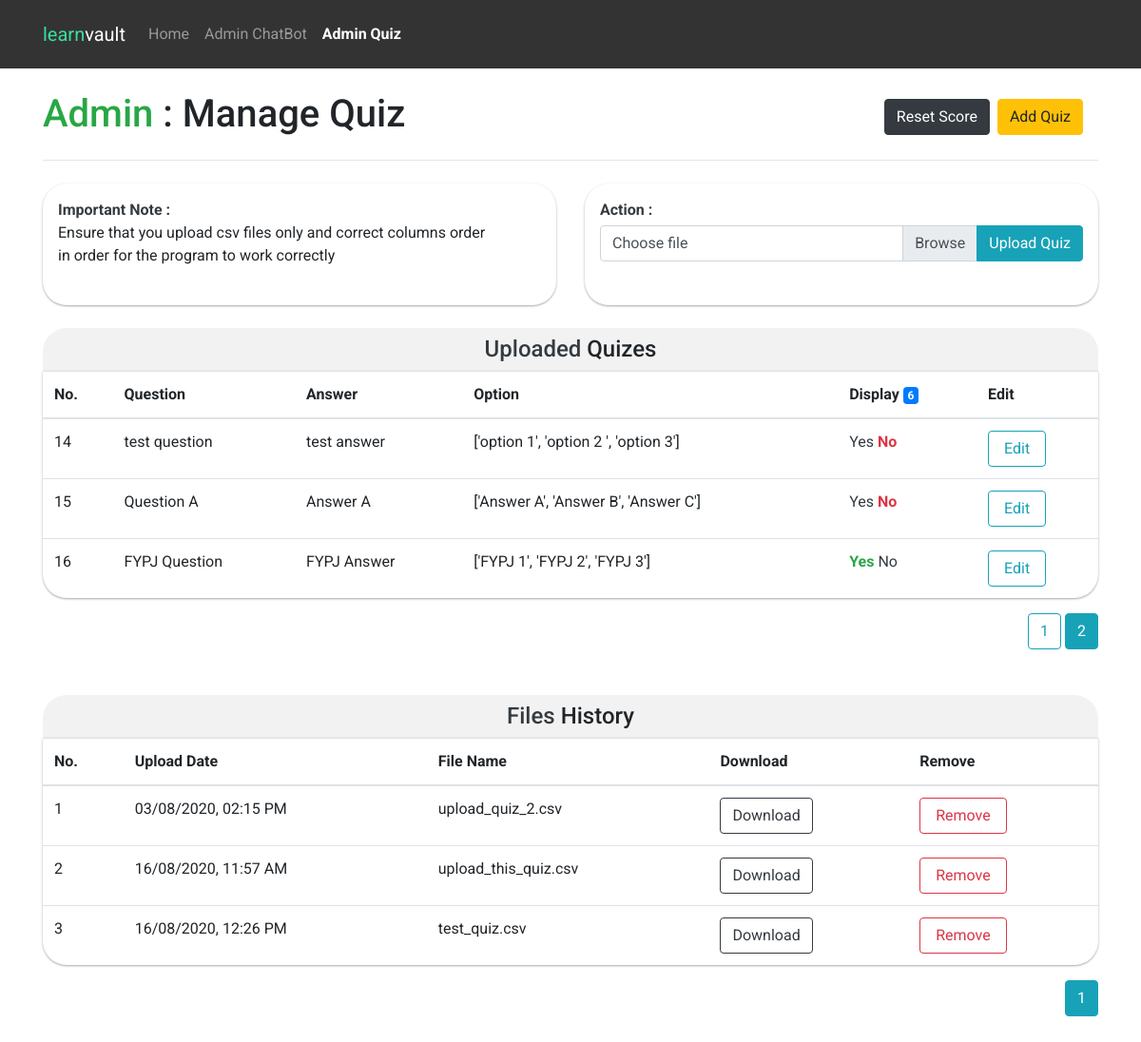
Page /admin_quiz?page=2 on the committed database.
### main.py (models this page shows)
class savedQuizes(db.Model):
    id = db.Column(db.Integer, primary_key=True)
    question = db.Column(db.String(100))
    answer = db.Column(db.String(200))
    isSelected = db.Column(db.Integer, default=0)
    options = db.Column(db.String(500))

class Quizes(db.Model):
    id = db.Column(db.Integer, primary_key=True)
    fileName = db.Column(db.String(100))
    date = db.Column(db.String(20))

### main.py (the view)
@app.route("/admin_quiz", methods=['GET', 'POST'])
def admin_quiz():
    import ast
    page = request.args.get('page_file', 1, type=int)
    file_data = Quizes.query.filter_by(id=Quizes.id).paginate(page=page, per_page=5)
    page = request.args.get('page', 1, type=int)
    quiz_data = (savedQuizes.query.filter_by(id=savedQuizes.id)).paginate(page=page, per_page=5)
    database = savedQuizes.query.filter_by(isSelected=1)
    total_selected = database.count()
    return render_template("admin_quiz.html", file_data=file_data, quiz_data=quiz_data, total_selected=total_selected, ast=ast)

### templates/admin_quiz.html (shortened to what this page needs)
<!DOCTYPE html>
<html lang="en">
<head>
    <link rel="stylesheet" href="https://stackpath.bootstrapcdn.com/bootstrap/4.5.0/css/bootstrap.min.css"
>
    <link rel="stylesheet" href="https://stackpath.bootstrapcdn.com/bootstrap/4.4.1/css/bootstrap.min.css"
>
    <link rel="stylesheet" href="https://use.fontawesome.com/releases/v5.7.2/css/all.css"
>
</head>
<body>
<nav class="navbar navbar-expand-lg navbar-dark  py-3" style="background-color: rgba(0,0,0,0.8) !important;">
    <div class="container">
        <a class="navbar-brand" href="#"><span style="color:rgb(57, 224, 155)">learn</span>vault</a>
        <div class="collapse navbar-collapse" id="navbarNavDropdown">
            <ul class="navbar-nav">
                <li class="nav-item">
                    <a class="nav-link" href="{{ url_for('home') }}">Home</a>
                </li>
                <li class="nav-item">
                    <a class="nav-link" href="{{ url_for('table') }}">Admin ChatBot</a>
                </li>
                <li class="nav-item active font-weight-bold">
                    <a class="nav-link" href="{{ url_for('admin_quiz') }}">Admin Quiz</a>
                </li>
            </ul>
        </div>
    </div>
</nav>
<div class="container">
    <div class="row" style="margin-top:1rem">
        <div class="col-md-8">
            <h1 class="my-2"><span class="text-success">Admin</span> : Manage Quiz</h1>
        </div>
        <div class="col-md-4" style="padding-top:1rem;padding-left: 4.2rem;">
            <button type="button" class="btn btn-warning float-right d-inline mr-3" data-toggle="modal" data-target="#exampleModal">
                Add Quiz
            </button>
             <a href="/reset_score" type="button" class="btn btn-dark float-right d-inline mr-2"  onclick="return confirm('Are you sure to reset?')">
                Reset Score
            </a>
        </div>
    </div>
    <hr>
</div>
<div class="container">
    <div class="row my-4">
        <div class="col-md-6">
            <div class="box shadow-sm p-3" style="border-radius: 25px;height:8rem;">
                <p><strong class="text-dark">Important Note : </strong><br>Ensure that you upload csv files only and
                    correct columns order
                    <br> in order for the program to work correctly</p>
            </div>
        </div>
        <div class="col-md-6">
            <div class="box shadow-sm p-3" style="border-radius: 25px;height: 8rem;">
                <strong class="text-dark">
                    Action :
                </strong>
                <br>
                <form action="/upload_quiz" method="POST" enctype="multipart/form-data">
                    <div class="input-group mt-1">
                        <div class="custom-file">
                            <label class="custom-file-label" for="inputGroupFile04">Choose
                                file</label>
                        </div>
                        <div class="input-group-append">
                            <button class="btn btn-info" type="submit">Upload Quiz</button>
                        </div>
                    </div>
                </form>
            </div>
        </div>
    </div>
</div>
<div class="container mb-5 mt-3">
    <h4 class="text-center p-2 m-0 table-title" style="background-color:rgba(0,0,0,.05);"><span
            class="text-dark">Uploaded</span> Quizes</h4>
    <table class="table table-hover shadow-sm">
        <thead>
        <tr>
            <th scope="col">No.</th>
            <th scope="col">Question</th>
            <th scope="col">Answer</th>
            <th scope="col">Option</th>
            <th scope="col">
                <div class="d-flex flex-row bd-highlight">
                    <div class="bd-highlight">Display</div>
                    <div class="bd-highlight text-danger pl-1">
                        <span class="badge badge-primary">{{ total_selected }}</span></div>
                </div>
            </th>
            <th scope="col">Edit</th>
        </tr>
        </thead>
        <tbody>
        {% for row in quiz_data.items %}
        <tr>
            <td>{{ row.id }}</td>
            <td> {{ row.question }}</td>
            <td>{{ row.answer }}</td>
            <td>{{ row.options}}</td>
            <td>
                <a href="/display_quiz_yes/{{ row.id }}"
                   {% if row.isSelected== 1 %}
                   class="text-success font-weight-bold"
                   {% endif %}
                   class="text-dark">Yes</a>
                <a href="/display_quiz_no/{{ row.id }}"
                   {% if row.isSelected== 0 %}
                   class="text-danger font-weight-bold"
                   {% endif %}
                   class=" text-dark">No</a>
            </td>
            <td>
                <button type="button" href="/update_quiz/{{ row.id }}" class="btn btn-outline-info px-3"
                        data-toggle="modal"
                        data-target="#exampleModal{{ row.id }}">
                    Edit
                </button>
            </td>
        </tr>
        {% endfor %}
        </tbody>
    </table>
    <div class="box-paginate text-right">
        {% for page_num in quiz_data.iter_pages(left_edge=1, right_edge=1, left_current=1, right_current=2) %}
        {% if page_num %}
        {% if quiz_data.page == page_num %}
        <a class="btn btn-info" href="{{ url_for('admin_quiz', page=page_num) }}">{{ page_num }}</a>
        {% else %}
        <a class="btn btn-outline-info" href="{{ url_for('admin_quiz', page=page_num) }}">{{ page_num }}</a>
        {% endif %}
        {% else %}
        ...
        {% endif %}
        {% endfor %}
    </div>
</div>
<div class="container mb-5 mt-3">
    <h4 class="text-center p-2 m-0 table-title" style="background-color:rgba(0,0,0,.05);"><span
            class="text-dark">Files</span> History</h4>
    <table class="table table-hover shadow-sm">
        <thead>
        <tr>
            <th scope="col">No.</th>
            <th scope="col">Upload Date</th>
            <th scope="col">File Name</th>
            <th scope="col">Download</th>
            <th scope="col">Remove</th>
        </tr>
        </thead>
        <tbody>
        {% for row in file_data.items %}
        <tr>
            <td>{{ row.id }}</td>
            <td>{{ row.date }}</td>
            <td> {{ row.fileName}}</td>
            <td>
                <a href="/download_quiz/{{ row.id }}" class="btn btn-outline-dark">Download</a>
            </td>
            <td>
                <a href="/delete_model_quiz_files/{{ row.id }}" class="btn btn-outline-danger px-3"
                   onclick="return confirm('Are you sure to delete?')">Remove</a>
            </td>
        </tr>
        {% endfor %}
        </tbody>
    </table>
    <div class="box-paginate text-right">
        {% for page_num in file_data.iter_pages(left_edge=1, right_edge=1, left_current=1, right_current=2) %}
        {% if page_num %}
        {% if file_data.page == page_num %}
        <a class="btn btn-info" href="{{ url_for('admin_quiz', page_file=page_num) }}">{{ page_num }}</a>
        {% else %}
        <a class="btn btn-outline-info" href="{{ url_for('admin_quiz', page_file=page_num) }}">{{ page_num }}</a>
        {% endif %}
        {% else %}
        ...
        {% endif %}
        {% endfor %}
    </div>
</div>
</body>
</html>

### templates/admin_quiz.html (style rules this page uses)
* { font-family: 'Roboto', sans-serif; }
.table { border-radius: 0 0 25px 25px; }
.table-title { border-radius: 25px 25px 0 0 !important; }
.shadow-sm { box-shadow: 0 1px 3px rgba(0, 0, 0, 0.12), 0 1px 2px rgba(0, 0, 0, 0.24) !important; }

### rows in the picture
savedQuizes: id "14", question "test question", answer "test answer", options "['option 1', 'option 2 ', 'option 3']"
savedQuizes: id "15", question "Question A", answer "Answer A", options "['Answer A', 'Answer B', 'Answer C']"
savedQuizes: id "16", question "FYPJ Question", answer "FYPJ Answer", options "['FYPJ 1', 'FYPJ 2', 'FYPJ 3']"
Quizes: id "1", date "03/08/2020, 02:15 PM", fileName "upload_quiz_2.csv"
Quizes: id "2", date "16/08/2020, 11:57 AM", fileName "upload_this_quiz.csv"
Quizes: id "3", date "16/08/2020, 12:26 PM", fileName "test_quiz.csv"

### other values in the picture
{{ total_selected }} "6"
{{ page_num }} "1"
{{ page_num }} "2"
